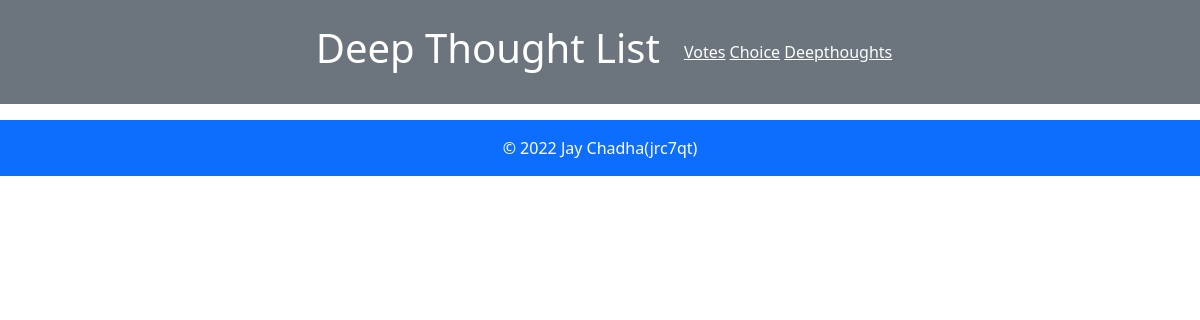
Page /polls/deepthought/list on the earlier database version.
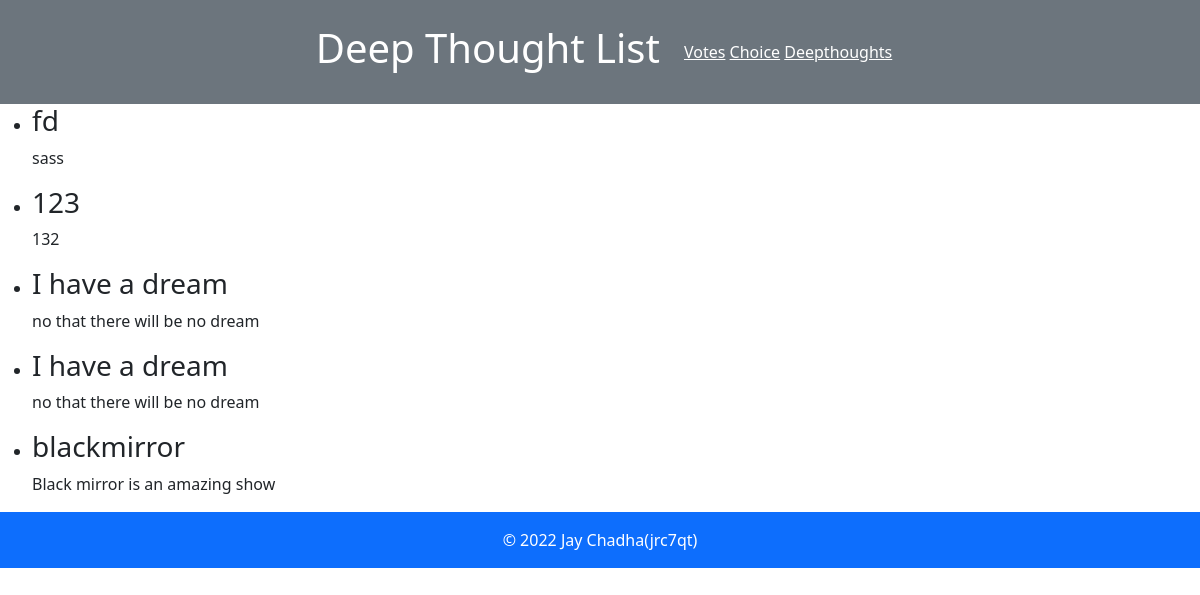
Same page on the later database version.
### polls/models.py (models this page shows, shortened)
class Thought(models.Model):
    title = models.CharField(max_length=200)
    description = models.CharField(max_length=2000)

### polls/views.py (the view)
# urls.py: path('deepthought/list', views.list, name='dpList'),
def list(request):
    fd = Thought.objects.all()
    return render(request, 'polls/list.html', context={'objects': fd})

### polls/templates/polls/list.html (shortened to what this page needs)
{% load static %}
{% load bootstrap5 %}
{% bootstrap_css %}
<nav class="navbar navbar-expand-lg bg-secondary text-white d-flex justify-content-center">
    <h1 class="p-3">Deep Thought List</h1>
    <div class="flex p-2">
        <a class="text-white" href="">Votes</a>
        <a class="text-white" href="">Choice</a>
        <a class="text-white" href="">Deepthoughts</a>
    </div>
</nav>
<ul>
    {% for thought in objects %}
        <li>
            <div>
                <h3>{{ thought.title }}</h2>
                <p>{{thought.description}}</p>
            </div>
        </li>
    {% endfor %}
</ul>
<footer class="page-footer bg-primary font-small text-white">
    <div class="footer-copyright text-center py-3">© 2022 Jay Chadha(jrc7qt)
    </div>
  </footer>

Differences in the rows shown:
added Thought: title "fd", description "sass"
added Thought: title "123", description "132"
added Thought: title "I have a dream", description "no that there will be no dream"
added Thought: title "I have a dream", description "no that there will be no dream"
added Thought: title "blackmirror", description "Black mirror is an amazing show"
